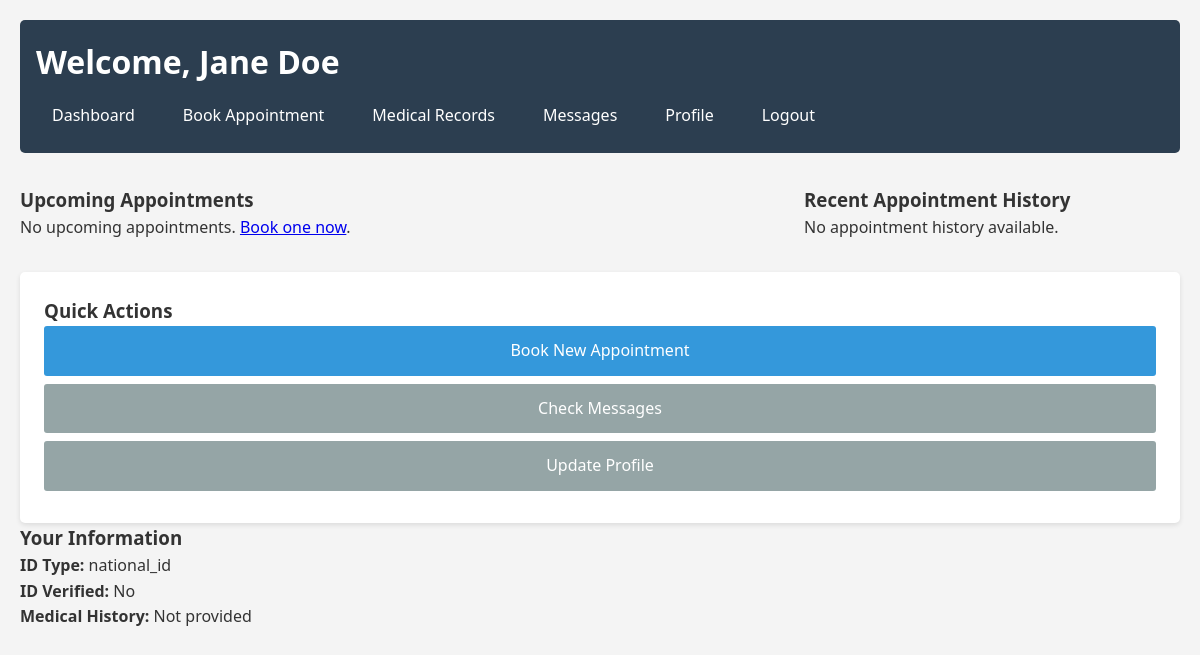
The page /patient-dashboard.php (signed in) on the database its author committed.
### tables this page shows
CREATE TABLE patients (
    id INT AUTO_INCREMENT PRIMARY KEY,
    user_id INT NOT NULL,
    date_of_birth DATE,
    gender ENUM('male', 'female', 'other'),
    address TEXT,
    emergency_contact_name VARCHAR(100),
    emergency_contact_phone VARCHAR(20),
    medical_history TEXT,
    allergies TEXT,
    id_type ENUM('student_id', 'senior_id', 'national_id'),
    id_number VARCHAR(50),
    id_verified BOOLEAN DEFAULT FALSE,
    face_id_data TEXT,  
    FOREIGN KEY (user_id) REFERENCES users(id) ON DELETE CASCADE
);

CREATE TABLE users (
    id INT AUTO_INCREMENT PRIMARY KEY,
    username VARCHAR(50) UNIQUE NOT NULL,
    email VARCHAR(100) UNIQUE NOT NULL,
    password VARCHAR(255) NOT NULL,
    role ENUM('admin', 'doctor', 'patient') NOT NULL,
    first_name VARCHAR(50) NOT NULL,
    last_name VARCHAR(50) NOT NULL,
    phone VARCHAR(20),
    created_at TIMESTAMP DEFAULT CURRENT_TIMESTAMP,
    updated_at TIMESTAMP DEFAULT CURRENT_TIMESTAMP ON UPDATE CURRENT_TIMESTAMP,
    is_active BOOLEAN DEFAULT TRUE
);

### patient-dashboard.php (the view, shortened to what this page needs)
<?php
require_once 'includes/config.php';
$user_id = $_SESSION['user_id'];
$stmt = $conn->prepare("SELECT p.*, u.first_name, u.last_name, u.email FROM patients p JOIN users u ON p.user_id = u.id WHERE p.user_id = ?");
$stmt->bind_param("i", $user_id);
$stmt->execute();
$patient = $stmt->get_result()->fetch_assoc();
$stmt = $conn->prepare("
    SELECT a.*, d.first_name as doctor_first, d.last_name as doctor_last, doc.specialty
    FROM appointments a
    JOIN doctors doc ON a.doctor_id = doc.id
    JOIN users d ON doc.user_id = d.id
    WHERE a.patient_id = (SELECT id FROM patients WHERE user_id = ?) AND a.appointment_date >= NOW()
    ORDER BY a.appointment_date ASC
");
$stmt->bind_param("i", $user_id);
$stmt->execute();
$upcoming_appointments = $stmt->get_result();
$stmt = $conn->prepare("
    SELECT a.*, d.first_name as doctor_first, d.last_name as doctor_last, doc.specialty
    FROM appointments a
    JOIN doctors doc ON a.doctor_id = doc.id
    JOIN users d ON doc.user_id = d.id
    WHERE a.patient_id = (SELECT id FROM patients WHERE user_id = ?) AND a.appointment_date < NOW()
    ORDER BY a.appointment_date DESC LIMIT 5
");
$stmt->bind_param("i", $user_id);
$stmt->execute();
$appointment_history = $stmt->get_result();
$unread_messages = $conn->query("SELECT COUNT(*) as count FROM messages WHERE receiver_id = $user_id AND is_read = 0")->fetch_assoc()['count'];
?>
<!DOCTYPE html>
<html lang="en">
<head>
    <link rel="stylesheet" href="css/styles.css">
</head>
<body>
    <div class="dashboard-container">
        <header>
            <h1>Welcome, <?php echo htmlspecialchars($patient['first_name'] . ' ' . $patient['last_name']); ?></h1>
            <nav>
                <a href="patient-dashboard.php">Dashboard</a>
                <a href="book-appointment.php">Book Appointment</a>
                <a href="medical-records.php">Medical Records</a>
                <a href="messages.php">Messages <?php if ($unread_messages > 0) echo "($unread_messages)"; ?></a>
                <a href="profile.php">Profile</a>
                <a href="logout.php">Logout</a>
            </nav>
        </header>
        <main>
            <div class="dashboard-content">
                <div class="upcoming-appointments">
                    <h3>Upcoming Appointments</h3>
                    <?php if ($upcoming_appointments->num_rows > 0): ?>
                        <table class="table">
                            <thead>
                                <tr>
                                    <th>Date & Time</th>
                                    <th>Doctor</th>
                                    <th>Specialty</th>
                                    <th>Status</th>
                                    <th>Actions</th>
                                </tr>
                            </thead>
                            <tbody>
                                <?php while ($appointment = $upcoming_appointments->fetch_assoc()): ?>
                                    <tr>
                                        <td><?php echo date('M d, Y H:i', strtotime($appointment['appointment_date'])); ?></td>
                                        <td>Dr. <?php echo htmlspecialchars($appointment['doctor_first'] . ' ' . $appointment['doctor_last']); ?></td>
                                        <td><?php echo htmlspecialchars($appointment['specialty']); ?></td>
                                        <td><?php echo ucfirst($appointment['status']); ?></td>
                                        <td>
                                            <?php if ($appointment['status'] == 'pending' || $appointment['status'] == 'confirmed'): ?>
                                                <button onclick="cancelAppointment(<?php echo $appointment['id']; ?>)" class="btn btn-danger btn-sm">Cancel</button>
                                            <?php endif; ?>
                                        </td>
                                    </tr>
                                <?php endwhile; ?>
                            </tbody>
                        </table>
                    <?php else: ?>
                        <p>No upcoming appointments. <a href="book-appointment.php">Book one now</a>.</p>
                    <?php endif; ?>
                </div>
                <div class="appointment-history">
                    <h3>Recent Appointment History</h3>
                    <?php if ($appointment_history->num_rows > 0): ?>
                        <ul>
                            <?php while ($appointment = $appointment_history->fetch_assoc()): ?>
                                <li>
                                    <strong><?php echo date('M d, Y', strtotime($appointment['appointment_date'])); ?></strong> -
                                    Dr. <?php echo htmlspecialchars($appointment['doctor_first'] . ' ' . $appointment['doctor_last']); ?>
                                    (<?php echo htmlspecialchars($appointment['specialty']); ?>) -
                                    <span class="status-<?php echo $appointment['status']; ?>"><?php echo ucfirst($appointment['status']); ?></span>
                                </li>
                            <?php endwhile; ?>
                        </ul>
                    <?php else: ?>
                        <p>No appointment history available.</p>
                    <?php endif; ?>
                </div>
            </div>
            <div class="quick-actions">
                <h3>Quick Actions</h3>
                <a href="book-appointment.php" class="btn btn-primary">Book New Appointment</a>
                <a href="messages.php" class="btn btn-secondary">Check Messages</a>
                <a href="profile.php" class="btn btn-secondary">Update Profile</a>
            </div>
            <div class="patient-info">
                <h3>Your Information</h3>
                <p><strong>ID Type:</strong> <?php echo htmlspecialchars($patient['id_type'] ?? 'Not set'); ?></p>
                <p><strong>ID Verified:</strong> <?php echo $patient['id_verified'] ? 'Yes' : 'No'; ?></p>
                <p><strong>Medical History:</strong> <?php echo htmlspecialchars($patient['medical_history'] ?? 'Not provided'); ?></p>
            </div>
        </main>
    </div>
</body>
</html>

### css/styles.css (style rules this page uses)
* { margin: 0; padding: 0; box-sizing: border-box; }
body { font-family: 'Segoe UI', Tahoma, Geneva, Verdana, sans-serif; line-height: 1.6; color: #333; background-color: #f4f4f4; }
.dashboard-container, .login-container, .register-container { max-width: 1200px; margin: 0 auto; padding: 20px; }
header { background-color: #2c3e50; color: white; padding: 1rem; margin-bottom: 2rem; border-radius: 5px; }
header h1 { margin-bottom: 0.5rem; }
nav { display: flex; gap: 1rem; flex-wrap: wrap; }
nav a { color: white; text-decoration: none; padding: 0.5rem 1rem; border-radius: 3px; transition: background-color 0.3s; }
.dashboard-content { display: grid; grid-template-columns: 2fr 1fr; gap: 2rem; margin-bottom: 2rem; }
.recent-activities, .quick-actions { background-color: white; padding: 1.5rem; border-radius: 5px; box-shadow: 0 2px 5px rgba(0,0,0,0.1); }
.quick-actions .btn { display: block; margin-bottom: 0.5rem; text-align: center; }
.btn { display: inline-block; padding: 0.75rem 1.5rem; border: none; border-radius: 3px; cursor: pointer; font-size: 1rem; text-decoration: none; transition: background-color 0.3s; }
.btn-primary { background-color: #3498db; color: white; }
.btn-secondary { background-color: #95a5a6; color: white; }

### rows shown on the page
patients: user.last_name "Jane Doe", id_type "national_id", medical_history "Not provided"
